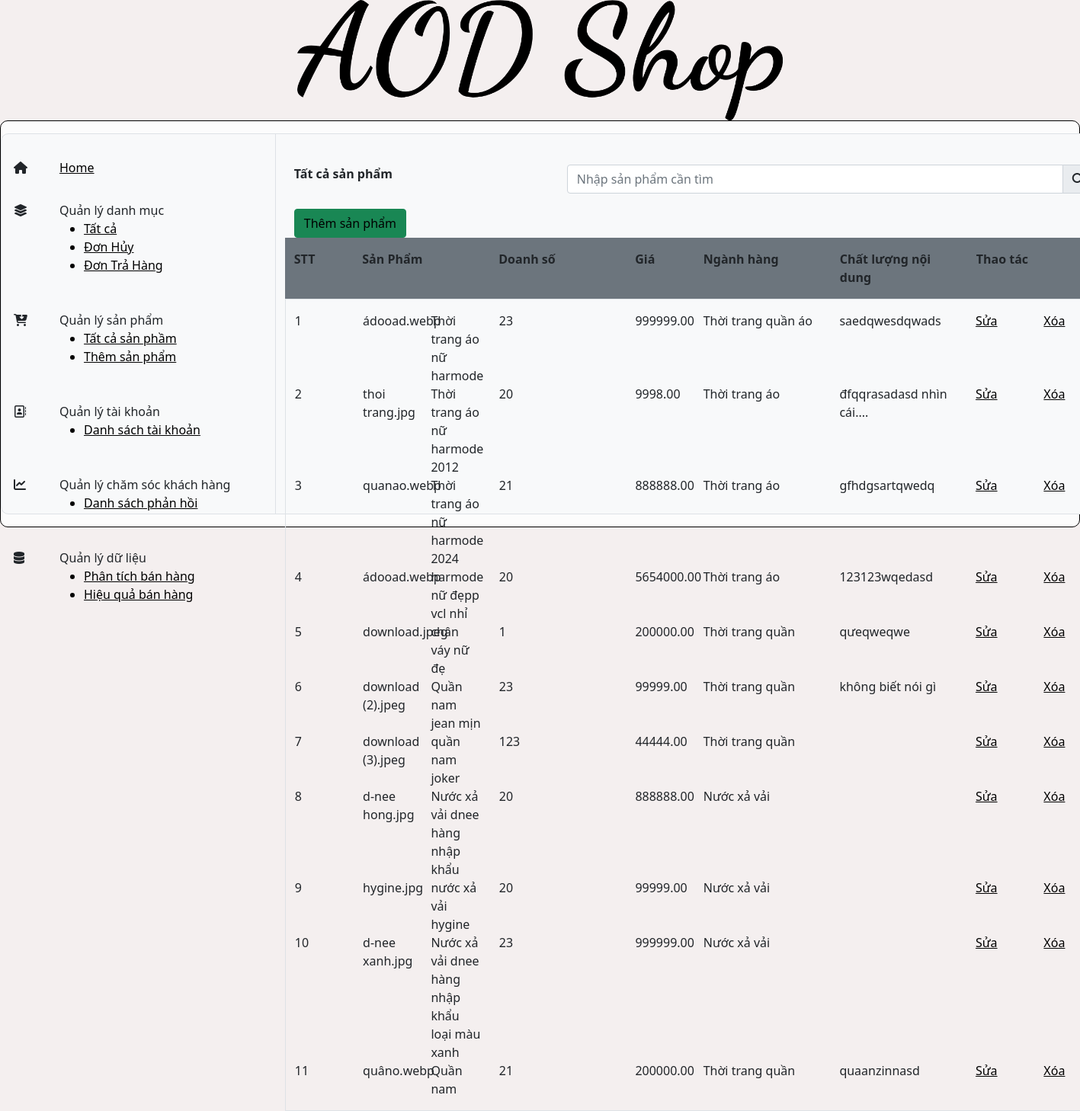
/themsanpham.php (signed in), run on the app's committed database.
### tables this page shows
CREATE TABLE `products` (
  `id` int(11) NOT NULL,
  `name` varchar(255) NOT NULL,
  `price` decimal(10,2) NOT NULL,
  `img` varchar(255) NOT NULL,
  `soluong` int(11) NOT NULL,
  `nganhhang` varchar(255) NOT NULL,
  `mota` varchar(255) NOT NULL
);

### themsanpham.php (the view, shortened to what this page needs)
<?php
require('admin.php');
?>
        <div class="col-md-9">
          <div class="p-4 border bg-light">
              <div class="row py-3">
              <div class="col-md-4"><b>Tất cả sản phẩm</b></div>
                  <div class="col-md-8">
                       <div class="input-group mb-1">
                  <input type="text" class="form-control" placeholder="Nhập sản phẩm cần tìm" aria-label="Nhap san pham can tim" aria-describedby="basic-addon2">
  <span class="input-group-text" id="basic-addon2"><i class="fa-solid fa-magnifying-glass"></i>
</span></div>
                  </div>
              </div>
                 <div><a href = "themsanpham_xuly.php" class = "btn btn-success">Thêm sản phẩm</a></br></div>
              <div class="row py-3 border-1 bg-secondary">
                 <div class="col-1 border-1"><b>STT</b></div>
            <div class="col-2 border-1"><b>Sản Phẩm</b></div>
                <div class="col-2 border-1"><b>Doanh số </b></div>
                     <div class="col-1 border-1 "><b>Giá  </b></div>
                    <div class="col-2 border-1"><b>Ngành hàng </b> </div>
                    <div class="col-2 border-1"><b>Chất lượng nội dung </b></div>
                    <div class="col-2 border-1"><b>Thao tác </b></div>
              </div>
                    <div class="row py-3 border">
                       <?php
			   $sql = "SELECT * FROM products";
			   $qr = mysqli_query($conn,$sql);
			   while($rows = mysqli_fetch_assoc($qr)){
			?>
       <div class="col-1 border-1" name="id"><?php echo $rows["id"];?></div>
                 <div class="col-2 border-1" name="">
                     <div class="row">
                         <div class="col-6" name="img"><?php echo $rows["img"];?></div>
                         <div class="col-6" name="price"><?php echo $rows["name"];?></div>
                     </div>
                        </div>
                 <div class="col-2 border-1" name="soluong"><?php echo $rows["soluong"];?></div>
                 <div class="col-1 border-1" name="price"><?php echo $rows["price"];?></div>
                 <div class="col-2 border-1" name="nganhhang"><?php echo $rows["nganhhang"];?></div>
                     <div class="col-2 border-1" name="mota"><?php echo $rows["mota"];?></div>
                     <div class="col-2 border-1">
                        <div class="row">
                          <div class="col-6">
                              <div class="sua">
                              <a href="suasp.php?id=<?php echo $rows["id"];?>">Sửa</a></div></div>
                            <div class="col-6"><a href="xoasp.php?id=<?php echo $rows["id"];?>">Xóa</a></div>
                          </div>
                        </div>
                         <?php
               }?>
              </div>
                    </div>
          </div>
        </div>
    </section>
</body>
</html>

### admin.php (style rules this page uses)
body { background:#F4EFEF; margin: auto; }
.tab-content a { color: #000000; }
.p-4 { width: 1100px; height: 500px; }

### data on the page
products: id "1", img "ádooad.webp", name "Thời trang áo nữ harmode", soluong "23", price "999999.00", nganhhang "Thời trang quần áo", mota "saedqwesdqwads"
products: id "2", img "thoi trang.jpg", name "Thời trang áo nữ harmode 2012", soluong "20", price "9998.00", nganhhang "Thời trang áo", mota "đfqqrasadasd nhìn cái...."
products: id "3", img "quanao.webp", name "Thời trang áo nữ harmode 2024", soluong "21", price "888888.00", nganhhang "Thời trang áo", mota "gfhdgsartqwedq"
products: id "4", img "ádooad.webp", name "harmode nữ đẹpp vcl nhỉ", soluong "20", price "5654000.00", nganhhang "Thời trang áo", mota "123123wqedasd"
products: id "5", img "download.jpeg", name "chân váy nữ đẹ", soluong "1", price "200000.00", nganhhang "Thời trang quần", mota "qưeqweqwe"
products: id "6", img "download (2).jpeg", name "Quần nam jean mịn", soluong "23", price "99999.00", nganhhang "Thời trang quần", mota "không biết nói gì"
products: id "7", img "download (3).jpeg", name "quần nam joker", soluong "123", price "44444.00", nganhhang "Thời trang quần"
products: id "8", img "d-nee hong.jpg", name "Nước xả vải dnee hàng nhập khẩu", soluong "20", price "888888.00", nganhhang "Nước xả vải"
products: id "9", img "hygine.jpg", name "nước xả vải hygine", soluong "20", price "99999.00", nganhhang "Nước xả vải"
products: id "10", img "d-nee xanh.jpg", name "Nước xả vải dnee hàng nhập khẩu loại màu xanh", soluong "23", price "999999.00", nganhhang "Nước xả vải"
products: id "11", img "quâno.webp", name "Quần nam", soluong "21", price "200000.00", nganhhang "Thời trang quần", mota "quaanzinnasd"
